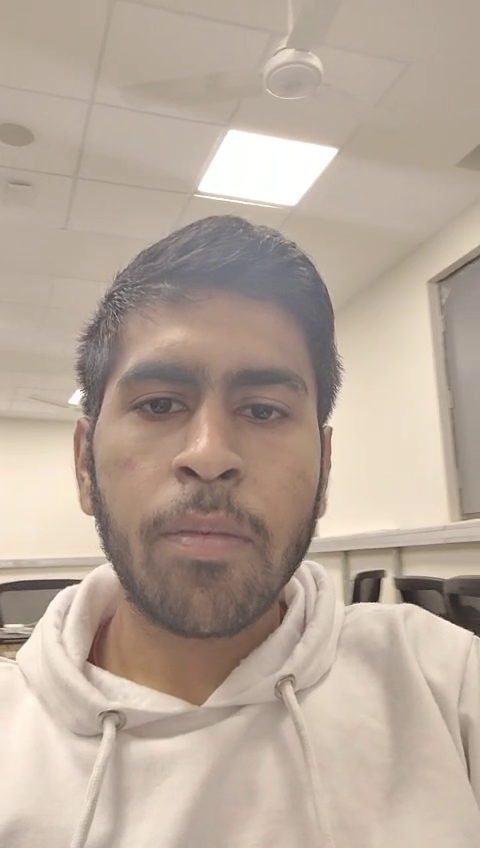
#> input picture frame 30 of demo_V.mp4, 480 x 848 px
$ jupyter execute face_detection_video.ipynb
#> lines starting #> are read from the running program, lines starting #| are printed output that depends on the picture; after the words box and inside, x2 and y2 are one past the last pixel; in counts of white or black regions, pixels touching at a corner belong together
## Face detection in a video

### Import the modules

[cell 1]
import cv2
import numpy as np

### Implementing the moving average filter

[cell 2]
def moving_average_filter(data, window_size):
    window = np.ones(window_size) / window_size
    return np.convolve(data, window, 'same')

### Function to stabilize the coordinates

[cell 3]
def stabilize_roi_coordinates(x_coordinates, y_coordinates, window_size):
    x_stabilized = moving_average_filter(x_coordinates, window_size)
    y_stabilized = moving_average_filter(y_coordinates, window_size)
    return x_stabilized, y_stabilized

### Loading the pretrained HAAR Cascade

[cell 4]
face_cascade = cv2.CascadeClassifier(cv2.data.haarcascades + 'haarcascade_frontalface_default.xml')

### Taking video input

[cell 5]
cap = cv2.VideoCapture('demo_V.mp4')
# Getting the frame rate of the video such that it will run on original speed
fps = cap.get(cv2.CAP_PROP_FPS)

### Caputre the video

[cell 6]
while True:
    # Capture frame by frame
    ret, frame = cap.read() # ret is return variable which is true when function has read something
#> frame is the input picture: shape (848, 480, 3); mean B, G, R 154.2, 167.8, 183.7

    if ret is not True:
        break
    width = 400
    height = 500
    resized_frame = cv2.resize(frame, (width, height))
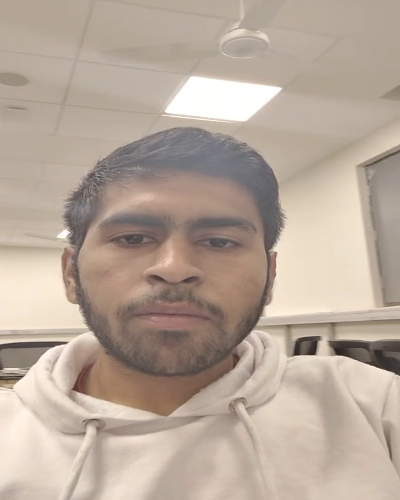
#> resized_frame: shape (500, 400, 3); mean B, G, R 154.1, 167.7, 183.6

    # Convert the frame to grayscale
    gray = cv2.cvtColor(resized_frame, cv2.COLOR_BGR2GRAY)
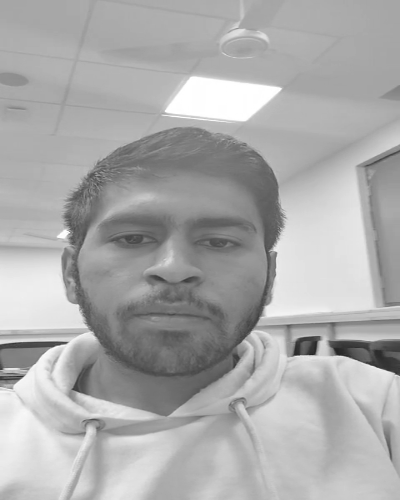
#> gray: shape (500, 400); min 34, max 255, mean 170.9

    # Perform face detection
    faces = face_cascade.detectMultiScale(gray, scaleFactor=1.1, minNeighbors=5, minSize=(30, 30))
#> faces = [[66, 154, 215, 215]]

     # Draw rectangles around the detected faces
    for (x, y, w, h) in faces:
        window_size = 5
        stabilized_x, stabilized_y = stabilize_roi_coordinates(np.array([x]), np.array([y]), window_size)
        cv2.rectangle(resized_frame, (stabilized_x[0], stabilized_y[0]), (stabilized_x[0]+w, stabilized_y[0]+h), (255, 0, 0), 2)
#> this loop made 1 pass
#> (x, y, w, h, window_size, stabilized_x, stabilized_y) on pass 1: (66, 154, 215, 215, 5, [13.2, 13.2, 13.2, 13.2, 13.2], [30.8, 30.8, 30.8, 30.8, 30.8])
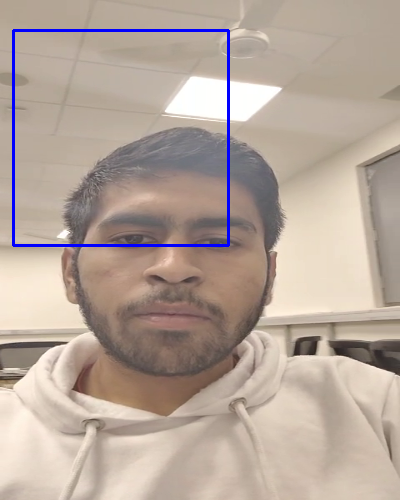
#> resized_frame: shape (500, 400, 3); 1.29% of pixels changed, all inside (x1, y1, x2, y2) = (12, 29, 230, 247)


    # Show the output
    cv2.imshow('Face detection frame', resized_frame)
    # Calculate delay time based on frame rate
    delay_time = int(1000 / fps)  # Convert from fps to milliseconds
    # Check for 'q' key to exit
    key = cv2.waitKey(delay_time) & 0xFF
#> (key q is pressed here)
    if key == ord('q'):
        break
cap.release()
cv2.destroyAllWindows()

$ run again, starting later in the video
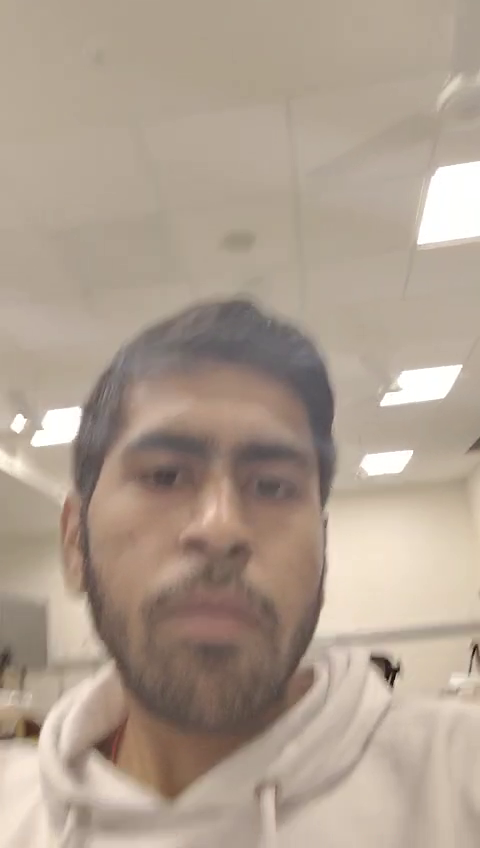
#> input picture frame 139 of demo_V.mp4, 480 x 848 px
#> frame is the input picture: shape (848, 480, 3); mean B, G, R 144.2, 158.9, 175
#> `gray = cv2.cvtColor(resized_frame, cv2.COLOR_BGR2GRAY)`:
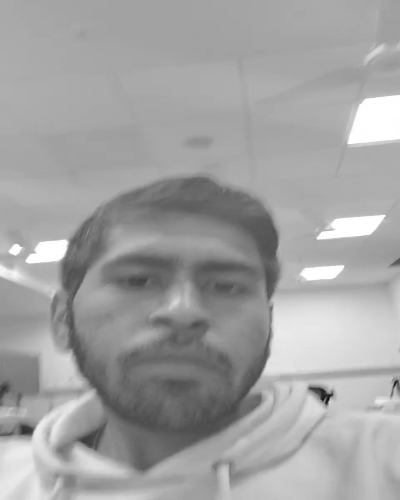
#> gray: shape (500, 400); min 17, max 255, mean 161.9
#> faces = [[72, 193, 225, 225]]
#> the loop `for (x, y, w, h) in faces:` made 1 pass
#> (x, y, w, h, window_size, stabilized_x, stabilized_y) on pass 1: (72, 193, 225, 225, 5, [14.4, 14.4, 14.4, 14.4, 14.4], [38.6, 38.6, 38.6, 38.6, 38.6])
#> after the loop `for (x, y, w, h) in faces:`:
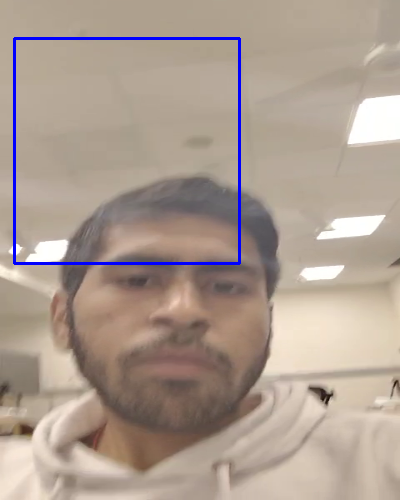
#> resized_frame: shape (500, 400, 3); mean B, G, R 145.7, 156.8, 172.7

$ run again, starting later in the video
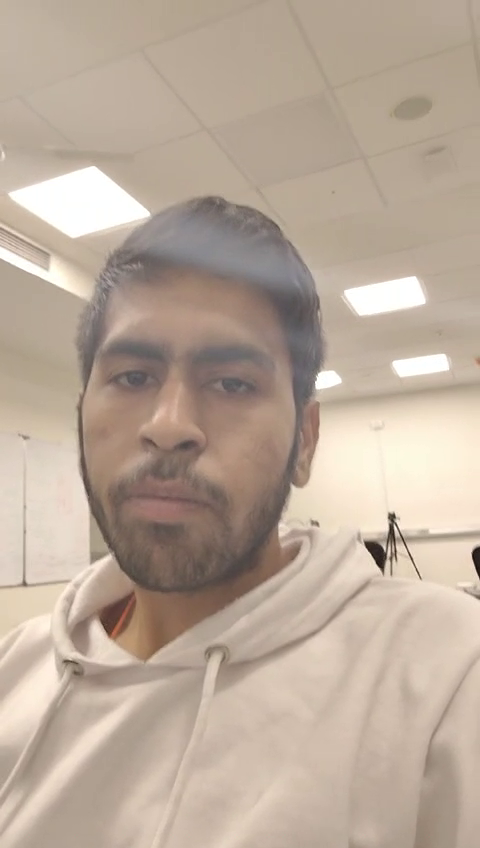
#> input picture frame 247 of demo_V.mp4, 480 x 848 px
#> frame is the input picture: shape (848, 480, 3); mean B, G, R 154.7, 169.8, 186.6
#> `gray = cv2.cvtColor(resized_frame, cv2.COLOR_BGR2GRAY)`:
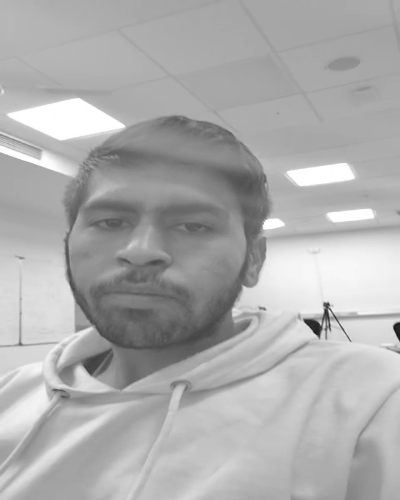
#> gray: shape (500, 400); min 22, max 255, mean 173
#> faces = [[51, 148, 193, 193]]
#> the loop `for (x, y, w, h) in faces:` made 1 pass
#> (x, y, w, h, window_size, stabilized_x, stabilized_y) on pass 1: (51, 148, 193, 193, 5, [10.2, 10.2, 10.2, 10.2, 10.2], [29.6, 29.6, 29.6, 29.6, 29.6])
#> after the loop `for (x, y, w, h) in faces:`:
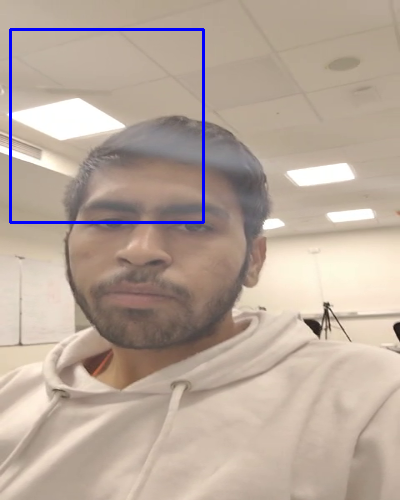
#> resized_frame: shape (500, 400, 3); mean B, G, R 155.9, 167.9, 184.5
